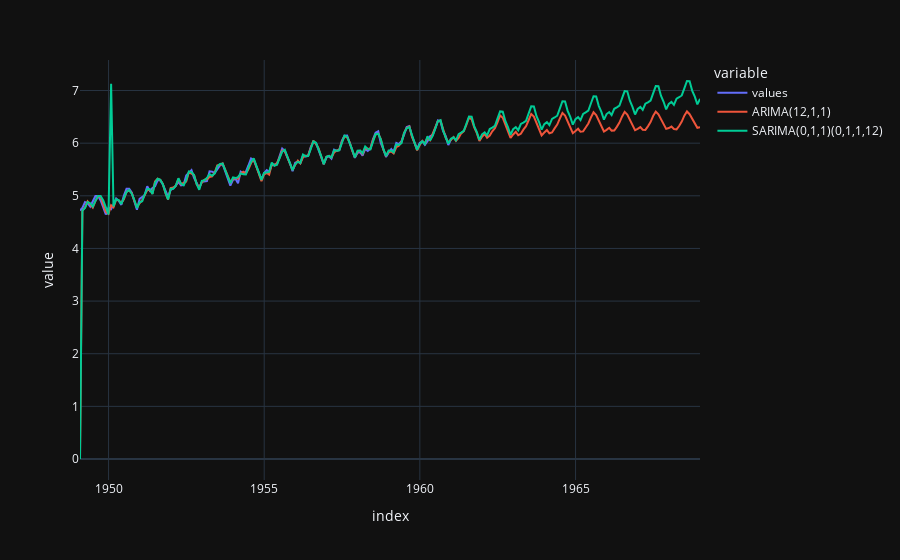

The cell this chart's notebook holds for it:
### Markdown cell above
#### Forecast

### Code cell
df_forecast = utils.get_model_forecast(df, 'values', order=(12, 1, 1), horizon=96)
df_forecast = utils.get_model_forecast(df_forecast, 'values', order=(0, 1, 1), seasonal_order=(0, 1, 1, 12), horizon=96)

df_forecast.plot(color="variable")

### Figure 1 — Plotly figure (JSON) as saved in the notebook; plotly's stock layout.template omitted (floating-point values rounded to 4 significant figures; data arrays with more than 128 entries replaced by an {"elided": "..."} marker saying what was removed)
{"data": [{"hovertemplate": "variable=values<br>index=%{x}<br>value=%{y}<extra></extra>", "legendgroup": "values", "line": {"color": "#636efa", "dash": "solid"}, "marker": {"symbol": "circle"}, "mode": "lines", "name": "values", "orientation": "v", "showlegend": true, "type": "scatter", "x": {"elided": "240 str values"}, "xaxis": "x", "y": {"elided": "240 float values"}, "yaxis": "y"}, {"hovertemplate": "variable=ARIMA(12,1,1)<br>index=%{x}<br>value=%{y}<extra></extra>", "legendgroup": "ARIMA(12,1,1)", "line": {"color": "#EF553B", "dash": "solid"}, "marker": {"symbol": "circle"}, "mode": "lines", "name": "ARIMA(12,1,1)", "orientation": "v", "showlegend": true, "type": "scatter", "x": {"elided": "240 str values"}, "xaxis": "x", "y": {"elided": "240 float values"}, "yaxis": "y"}, {"hovertemplate": "variable=SARIMA(0,1,1)(0,1,1,12)<br>index=%{x}<br>value=%{y}<extra></extra>", "legendgroup": "SARIMA(0,1,1)(0,1,1,12)", "line": {"color": "#00cc96", "dash": "solid"}, "marker": {"symbol": "circle"}, "mode": "lines", "name": "SARIMA(0,1,1)(0,1,1,12)", "orientation": "v", "showlegend": true, "type": "scatter", "x": {"elided": "240 str values"}, "xaxis": "x", "y": {"elided": "240 float values"}, "yaxis": "y"}], "layout": {"legend": {"title": {"text": "variable"}, "tracegroupgap": 0}, "margin": {"t": 60}, "xaxis": {"anchor": "y", "domain": [0, 1], "title": {"text": "index"}}, "yaxis": {"anchor": "x", "domain": [0, 1], "title": {"text": "value"}}}}
